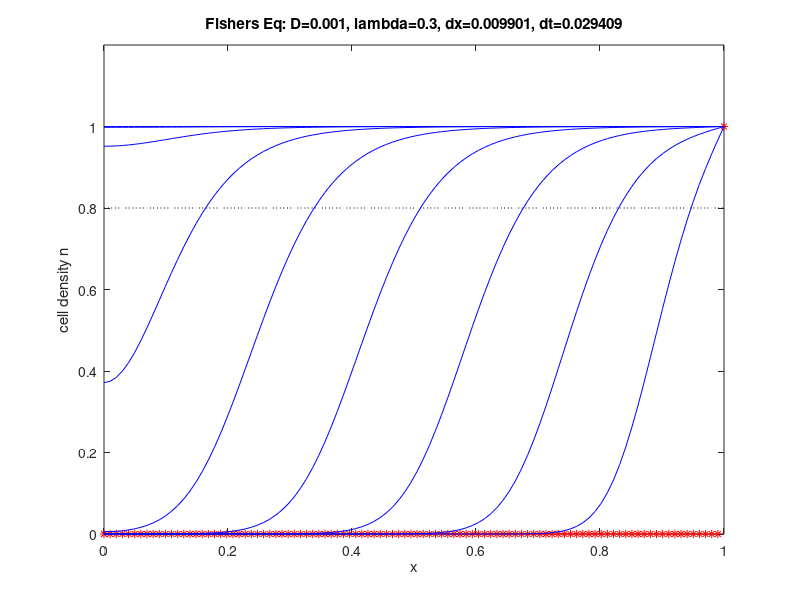

This figure's MATLAB source:
% Define and input parameters
% Note that $\lambda < 1/2$ to satisfy CFL condition.
% The code calculates an appropriate $dt$ given a lambda value.
D = 0.001;
s = 1.;
L = 1.;
N = 100;
tend = 30;
lambda = 0.3;
plotfreq = 1:3;
tplot = min(plotfreq,tend);
dx = L/(N+1);
dt = lambda*(dx*dx)/D;
b1 = D*dt/(dx*dx);
b2 = s*dt;
x = dx*(0:1:N+1);
nold = zeros(N+2,1);
nnew = zeros(N+2,1);
% Define initial conditions
for i=1:N+2
    xx = x(i);
    if xx < 1.0
nold(i) = 0.0;
    else
nold(i) = 1.0;
    end
end
% Plot initial conditions.
plot(x,nold,'r*')
hold all;
% Plot horizontal line at .8 (wound declared healed at 80% of cell density).
nn = zeros(N+2,1);
for i=1:N+2
    xx = x(i);
    nn(i)=0.8;
end
plot(x,nn,'k:');
hold all;
% March forward in time using Forward Euler
t = dt;
tcount = 0;
while(t < tend)
    nnew(N+2) = 1;
    for i=N+1:-1:2
        nnew(i) = nold(i)+b1*(nold(i-1)-2*nold(i)+nold(i+1))+b2*nold(i).*(1-nold(i));
    end
    nnew(1) = nold(1)+b1*(-2*nold(1)+2*nold(2))+b2*nold(1).*(1-nold(1));
    tcount = tcount+1;
% Plot solution curves at desired timesteps.
    if(t > tplot)
        tplot = tplot+plotfreq;
        plot(x,nnew,'b-')
    end;
% Redefine for next iteration.
    nold = nnew;
    t = t + dt;
end;
% Plot all on same plot
axis([0 1 0 1.2]);
hold off;
name = strcat('Fishers Eq: D=',num2str(D),', lambda=',num2str(lambda),', dx=',num2str(dx),', dt=',num2str(dt));
xlabel('x')
ylabel('cell density n')
title(name)